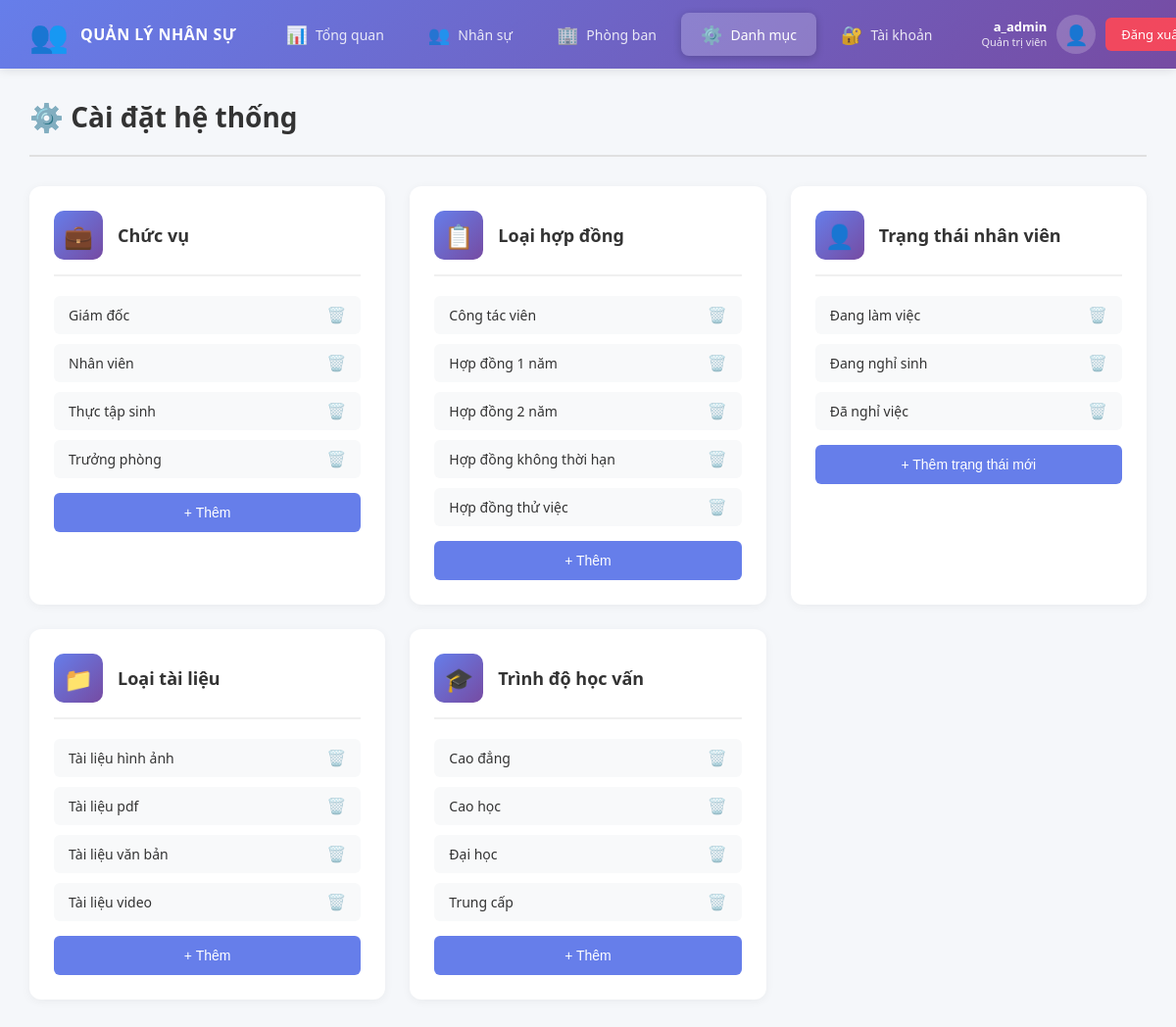
The app's page /danh_muc.php (signed in) with its own data.
### tables this page shows
CREATE TABLE chuc_vu (
    id INT AUTO_INCREMENT PRIMARY KEY,
    ten_chuc_vu VARCHAR(100) NOT NULL,
    created_at TIMESTAMP DEFAULT CURRENT_TIMESTAMP
);

CREATE TABLE loai_hop_dong (
    id INT AUTO_INCREMENT PRIMARY KEY,
    ten_loai VARCHAR(100) NOT NULL,
    created_at TIMESTAMP DEFAULT CURRENT_TIMESTAMP
);

CREATE TABLE trang_thai_nhan_vien (
    id INT AUTO_INCREMENT PRIMARY KEY,
    ten_trang_thai VARCHAR(50) NOT NULL,
    created_at TIMESTAMP DEFAULT CURRENT_TIMESTAMP
);

CREATE TABLE loai_tai_lieu (
    id INT AUTO_INCREMENT PRIMARY KEY,
    ten_loai VARCHAR(100) NOT NULL,
    created_at TIMESTAMP DEFAULT CURRENT_TIMESTAMP
);

CREATE TABLE trinh_do_hoc_van (
    id INT AUTO_INCREMENT PRIMARY KEY,
    ten_trinh_do VARCHAR(100) NOT NULL,
    created_at TIMESTAMP DEFAULT CURRENT_TIMESTAMP
);

### src/danh_muc.php (the view, shortened to what this page needs)
<?php
require_once 'config.php';
try {
    $chuc_vu_list = $pdo->query("SELECT * FROM chuc_vu ORDER BY ten_chuc_vu")->fetchAll();
    $loai_hop_dong_list = $pdo->query("SELECT * FROM loai_hop_dong ORDER BY ten_loai")->fetchAll();
    $trinh_do_list = $pdo->query("SELECT * FROM trinh_do_hoc_van ORDER BY ten_trinh_do")->fetchAll();
    $trang_thai_list = $pdo->query("SELECT * FROM trang_thai_nhan_vien ORDER BY id")->fetchAll();
    $loai_tai_lieu_list = $pdo->query("SELECT * FROM loai_tai_lieu ORDER BY ten_loai")->fetchAll();
} catch (PDOException $e) {
    die("Lỗi: " . $e->getMessage());
}
?>
<!DOCTYPE html>
<html lang="vi">
<head>
    <link rel="stylesheet" href="../assets/style.css">
</head>
<body>
    <?php include 'sidebar.php'; ?>
    <div class="main-content">
        <div class="header">
            <h1>⚙️ Cài đặt hệ thống</h1>
        </div>
        <div class="settings-grid">
            <div class="setting-card">
                <div class="setting-header">
                    <div class="setting-icon">💼</div>
                    <h3>Chức vụ</h3>
                </div>
                <div class="setting-list">
                    <?php foreach ($chuc_vu_list as $cv): ?>
                    <div class="setting-item">
                        <span><?php echo $cv['ten_chuc_vu']; ?></span>
                        <button onclick="deleteItem('chuc_vu', <?php echo $cv['id']; ?>)"
                            class="btn-delete-small">🗑️</button>
                    </div>
                    <?php endforeach; ?>
                </div>
                <button onclick="showAddModal('chuc_vu', 'Chức vụ')" class="btn-add-item">+ Thêm</button>
            </div>
            <div class="setting-card">
                <div class="setting-header">
                    <div class="setting-icon">📋</div>
                    <h3>Loại hợp đồng</h3>
                </div>
                <div class="setting-list">
                    <?php foreach ($loai_hop_dong_list as $hd): ?>
                    <div class="setting-item">
                        <span><?php echo $hd['ten_loai']; ?></span>
                        <button onclick="deleteItem('loai_hop_dong', <?php echo $hd['id']; ?>)"
                            class="btn-delete-small">🗑️</button>
                    </div>
                    <?php endforeach; ?>
                </div>
                <button onclick="showAddModal('loai_hop_dong', 'Loại hợp đồng')" class="btn-add-item">+ Thêm</button>
            </div>
            <div class="setting-card">
                <div class="setting-header">
                    <div class="setting-icon">👤</div>
                    <h3>Trạng thái nhân viên</h3>
                </div>
                <div class="setting-list">
                    <?php foreach ($trang_thai_list as $tt): ?>
                    <div class="setting-item">
                        <span><?php echo $tt['ten_trang_thai']; ?></span>
                        <button onclick="deleteItem('trang_thai_nhan_vien', <?php echo $tt['id']; ?>)"
                            class="btn-delete-small">🗑️</button>
                    </div>
                    <?php endforeach; ?>
                </div>
                <button onclick="showAddModal('trang_thai_nhan_vien', 'Trạng thái')" class="btn-add-item">+ Thêm trạng
                    thái mới</button>
            </div>
            <div class="setting-card">
                <div class="setting-header">
                    <div class="setting-icon">📁</div>
                    <h3>Loại tài liệu</h3>
                </div>
                <div class="setting-list">
                    <?php foreach ($loai_tai_lieu_list as $tl): ?>
                    <div class="setting-item">
                        <span><?php echo $tl['ten_loai']; ?></span>
                        <button onclick="deleteItem('loai_tai_lieu', <?php echo $tl['id']; ?>)"
                            class="btn-delete-small">🗑️</button>
                    </div>
                    <?php endforeach; ?>
                </div>
                <button onclick="showAddModal('loai_tai_lieu', 'Loại tài liệu')" class="btn-add-item">+ Thêm</button>
            </div>
            <div class="setting-card">
                <div class="setting-header">
                    <div class="setting-icon">🎓</div>
                    <h3>Trình độ học vấn</h3>
                </div>
                <div class="setting-list">
                    <?php foreach ($trinh_do_list as $td): ?>
                    <div class="setting-item">
                        <span><?php echo $td['ten_trinh_do']; ?></span>
                        <button onclick="deleteItem('trinh_do_hoc_van', <?php echo $td['id']; ?>)"
                            class="btn-delete-small">🗑️</button>
                    </div>
                    <?php endforeach; ?>
                </div>
                <button onclick="showAddModal('trinh_do_hoc_van', 'Trình độ')" class="btn-add-item">+ Thêm</button>
            </div>
        </div>
    </div>
</body>
</html>

### src/sidebar.php (shortened to what this page needs)
<?php
    $base = "/quanlynhansu_web/src/";
    $current = $_SERVER['PHP_SELF'];
?>
<div class="top-navbar">
    <div class="navbar-container">
        <div class="navbar-brand">
            <div class="logo-icon">👥</div>
            <h2>QUẢN LÝ NHÂN SỰ</h2>
        </div>
        <nav class="navbar-menu">
            <a href="<?php echo $base; ?>index.php"
                class="nav-item <?php echo (basename($current) == 'index.php') ? 'active' : ''; ?>">
                <span class="nav-icon">📊</span>
                <span>Tổng quan</span>
            </a>
            <a href="<?php echo $base; ?>nhan_su/nhan_su.php"
                class="nav-item <?php echo (strpos($current, 'nhan_su') !== false) ? 'active' : ''; ?>">
                <span class="nav-icon">👥</span>
                <span>Nhân sự</span>
            </a>
            <a href="<?php echo $base; ?>phong_ban.php"
                class="nav-item <?php echo (strpos($current, 'phong_ban') !== false) ? 'active' : ''; ?>">
                <span class="nav-icon">🏢</span>
                <span>Phòng ban</span>
            </a>
            <a href="<?php echo $base; ?>danh_muc.php"
                class="nav-item <?php echo (basename($current) == 'danh_muc.php') ? 'active' : ''; ?>">
                <span class="nav-icon">⚙️</span>
                <span>Danh mục</span>
            </a>
            <?php if (isset($_SESSION['role']) && $_SESSION['role'] == 'admin'): ?>
            <a href="<?php echo $base; ?>quan_ly_tai_khoan.php"
                class="nav-item <?php echo (basename($current) == 'quan_ly_tai_khoan.php') ? 'active' : ''; ?>">
                <span class="nav-icon">🔐</span>
                <span>Tài khoản</span>
            </a>
            <?php endif; ?>
        </nav>
        <div class="navbar-user">
            <div class="user-info">
                <div class="user-name"><?php echo $_SESSION['username']; ?></div>
                <div class="user-role"><?php echo $_SESSION['role'] == 'admin' ? 'Quản trị viên' : 'Nhân viên'; ?></div>
            </div>
            <a href="<?php echo $base; ?>thong_tin_ca_nhan.php" class="user-avatar" title="Thông tin cá nhân">👤</a>
            <a href="<?php echo $base; ?>logout.php" class="btn-logout-nav">Đăng xuất</a>
        </div>
    </div>
</div>

### assets/style.css (style rules this page uses)
* { margin: 0; padding: 0; box-sizing: border-box; }
body { font-family: 'Segoe UI', Tahoma, Geneva, Verdana, sans-serif; background: #f5f7fa; color: #333; overflow-x: hidden; }
.main-content { margin-left: 0; margin-top: 70px; padding: 30px; min-height: calc(100vh - 70px); }
.header { display: flex; justify-content: space-between; align-items: center; margin-bottom: 30px; padding-bottom: 20px; border-bottom: 2px solid #e0e0e0; }
.header h1 { font-size: 28px; color: #333; }

### src/sidebar.php (style rules this page uses)
.top-navbar { position: fixed; top: 0; left: 0; right: 0; height: 70px; background: linear-gradient(135deg, #667eea 0%, #764ba2 100%); box-shadow: 0 2px 10px rgba(0, 0, 0, 0.1); z-index: 1000; }
.navbar-container { display: flex; align-items: center; gap: 30px; height: 100%; padding: 0 30px; max-width: 100%; }
.navbar-brand { display: flex; align-items: center; gap: 12px; color: white; flex-shrink: 0; }
.navbar-brand .logo-icon { font-size: 32px; }
.navbar-brand h2 { font-size: 16px; font-weight: 600; letter-spacing: 0.5px; }
.navbar-menu { display: flex; gap: 5px; flex: 1; }
.navbar-menu .nav-item { display: flex; align-items: center; gap: 8px; padding: 10px 20px; color: rgba(255, 255, 255, 0.85); text-decoration: none; border-radius: 8px; transition: all 0.3s; font-size: 14px; font-weight: 500; white-space: nowrap; }
.navbar-menu .nav-item.active { background: rgba(255, 255, 255, 0.2); color: white; box-shadow: 0 2px 8px rgba(0, 0, 0, 0.2); }
.navbar-menu .nav-icon { font-size: 18px; }
.navbar-user { display: flex; align-items: center; gap: 10px; color: white; flex-shrink: 0; height: 70px; padding: 0; }
.navbar-user .user-info { display: flex; flex-direction: column; text-align: right; justify-content: center; max-width: 100px; flex-shrink: 0; line-height: 1; }
.navbar-user .user-name { font-weight: 600; font-size: 13px; white-space: nowrap; overflow: hidden; text-overflow: ellipsis; line-height: 1.3; }
.navbar-user .user-role { font-size: 11px; opacity: 0.85; white-space: nowrap; overflow: hidden; text-overflow: ellipsis; line-height: 1.3; }
.navbar-user .user-avatar { width: 40px; height: 40px; background: rgba(255, 255, 255, 0.2); border-radius: 50%; display: flex; align-items: center; justify-content: center; font-size: 20px; text-decoration: none; color: white; flex-shrink: 0; }
.btn-logout-nav { padding: 8px 16px; background: rgba(255, 71, 87, 0.9); color: white; text-decoration: none; border-radius: 6px; font-size: 13px; font-weight: 500; transition: all 0.3s; white-space: nowrap; }
.main-content { margin-left: 0 !important; margin-top: 70px; padding: 30px; min-height: calc(100vh - 70px); }

### src/danh_muc.php (style rules this page uses)
.settings-grid { display: grid; grid-template-columns: repeat(auto-fill, minmax(350px, 1fr)); gap: 25px; }
.setting-card { background: white; border-radius: 12px; padding: 25px; box-shadow: 0 2px 10px rgba(0, 0, 0, 0.05); }
.setting-header { display: flex; align-items: center; gap: 15px; margin-bottom: 20px; padding-bottom: 15px; border-bottom: 2px solid #f0f0f0; }
.setting-icon { width: 50px; height: 50px; background: linear-gradient(135deg, #667eea 0%, #764ba2 100%); border-radius: 10px; display: flex; align-items: center; justify-content: center; font-size: 24px; }
.setting-header h3 { font-size: 18px; color: #333; }
.setting-list { display: flex; flex-direction: column; gap: 10px; margin-bottom: 15px; max-height: 300px; overflow-y: auto; }
.setting-item { display: flex; justify-content: space-between; align-items: center; padding: 10px 15px; background: #f8f9fa; border-radius: 6px; font-size: 14px; }
.btn-delete-small { background: none; border: none; cursor: pointer; font-size: 16px; opacity: 0.6; transition: all 0.3s; }
.btn-add-item { width: 100%; padding: 12px; background: #667eea; color: white; border: none; border-radius: 6px; cursor: pointer; font-size: 14px; font-weight: 500; transition: all 0.3s; }

### records on screen
chuc_vu: ten_chuc_vu "Giám đốc"
chuc_vu: ten_chuc_vu "Nhân viên"
chuc_vu: ten_chuc_vu "Thực tập sinh"
chuc_vu: ten_chuc_vu "Trưởng phòng"
loai_hop_dong: ten_loai "Công tác viên"
loai_hop_dong: ten_loai "Hợp đồng 1 năm"
loai_hop_dong: ten_loai "Hợp đồng 2 năm"
loai_hop_dong: ten_loai "Hợp đồng không thời hạn"
loai_hop_dong: ten_loai "Hợp đồng thử việc"
trang_thai_nhan_vien: ten_trang_thai "Đang làm việc"
trang_thai_nhan_vien: ten_trang_thai "Đang nghỉ sinh"
trang_thai_nhan_vien: ten_trang_thai "Đã nghỉ việc"
loai_tai_lieu: ten_loai "Tài liệu hình ảnh"
loai_tai_lieu: ten_loai "Tài liệu pdf"
loai_tai_lieu: ten_loai "Tài liệu văn bản"
loai_tai_lieu: ten_loai "Tài liệu video"
trinh_do_hoc_van: ten_trinh_do "Cao đẳng"
trinh_do_hoc_van: ten_trinh_do "Cao học"
trinh_do_hoc_van: ten_trinh_do "Đại học"
trinh_do_hoc_van: ten_trinh_do "Trung cấp"

### other values on screen
$_SESSION['username'] "a_admin"
